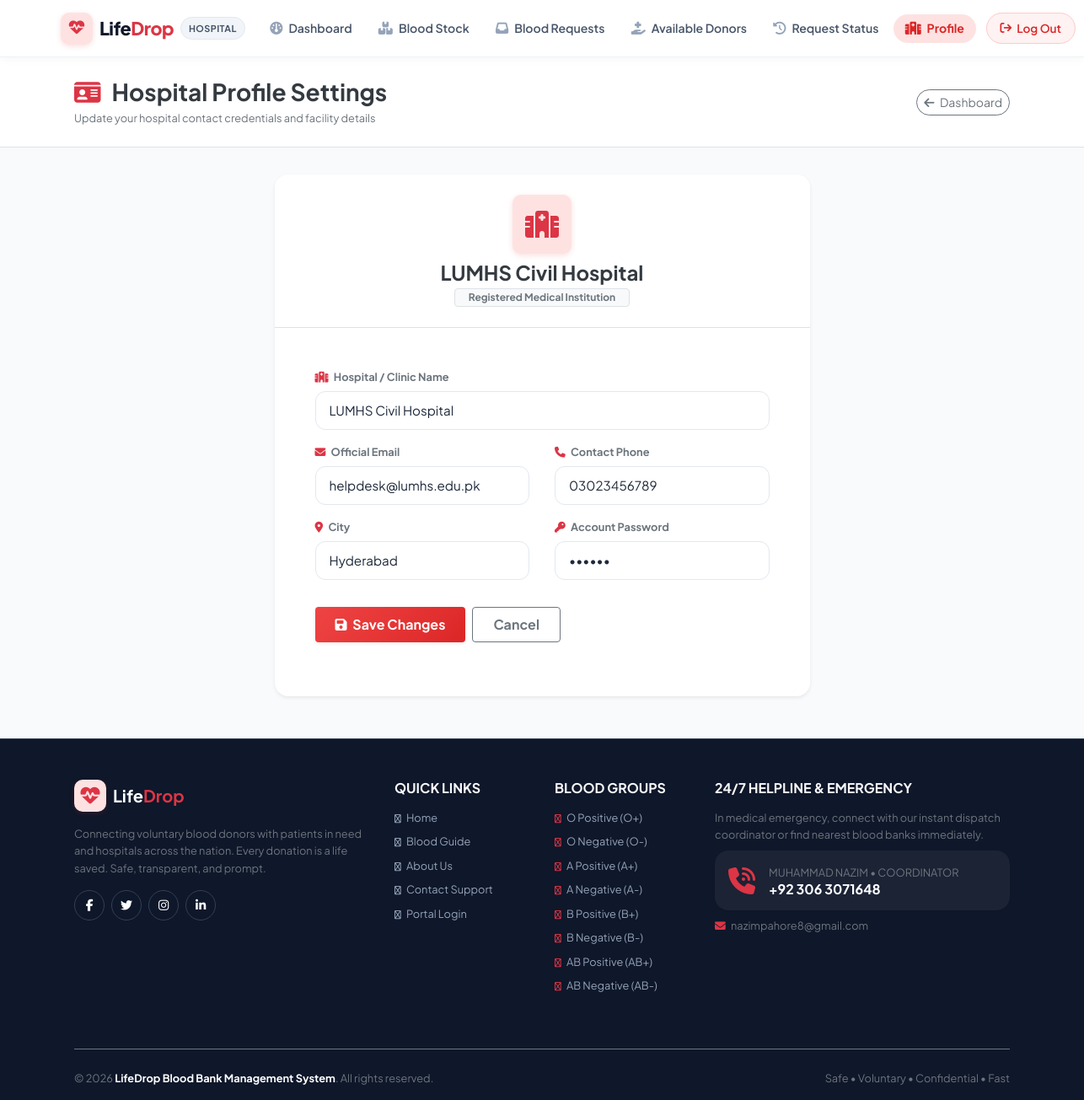
The app's page /hprofile.php (signed in) with its own data.
### tables this page shows
CREATE TABLE `hospitals` (
  `id` int(11) NOT NULL,
  `hname` varchar(100) NOT NULL,
  `hemail` varchar(100) NOT NULL,
  `hpassword` varchar(100) NOT NULL,
  `hphone` varchar(100) NOT NULL,
  `hcity` varchar(100) NOT NULL
);

### hprofile.php (the view, shortened to what this page needs)
<?php
require 'file/connection.php';
if(!isset($_SESSION['hid'])) {
    header('location:login.php');
    exit();
} else {
    $id = $_SESSION['hid'];
    $sql = "SELECT * FROM hospitals WHERE id='$id'";
    $result = mysqli_query($conn, $sql);
    $row = mysqli_fetch_array($result);
    require 'head.php';
?>
<body>
    <?php require 'header.php'; ?>
    <div class="bg-white border-bottom py-4 mb-4">
        <div class="container d-flex flex-wrap align-items-center justify-content-between">
            <div>
                <h3 class="font-weight-bold text-dark mb-1">
                    <i class="fa-solid fa-id-card text-danger mr-2"></i> Hospital Profile Settings
                </h3>
                <p class="text-muted small mb-0">Update your hospital contact credentials and facility details</p>
            </div>
            <a href="hospitalpage.html" class="btn btn-outline-secondary btn-sm rounded-pill mt-2 mt-sm-0">
                <i class="fa-solid fa-arrow-left mr-1"></i> Dashboard
            </a>
        </div>
    </div>
    <div class="container cont pt-2">
        <div class="row justify-content-center">
            <div class="col-lg-7 col-md-9">
                <div class="card shadow-sm border-0">
                    <div class="card-header bg-white border-bottom py-4 text-center">
                        <div class="brand-icon-wrapper mx-auto mb-2" style="width: 70px; height: 70px; font-size: 2rem; background: #fee2e2;">
                            <i class="fa-solid fa-hospital text-danger"></i>
                        </div>
                        <h4 class="font-weight-bold text-dark mb-1"><?php echo htmlspecialchars($row['hname']); ?></h4>
                        <span class="badge badge-light border text-muted px-3 py-1">Registered Medical Institution</span>
                    </div>
                    <div class="card-body p-4 p-md-5">
                        <form action="file/updateprofile.php" method="post">
                            <div class="form-group mb-3">
                                <label for="hname" class="small text-muted font-weight-bold">
                                    <i class="fa-solid fa-hospital mr-1 text-danger"></i> Hospital / Clinic Name
                                </label>
                                <input type="text" id="hname" name="hname" value="<?php echo htmlspecialchars($row['hname']); ?>" class="form-control" required>
                            </div>
                            <div class="row">
                                <div class="col-md-6 form-group mb-3">
                                    <label for="hemail" class="small text-muted font-weight-bold">
                                        <i class="fa-solid fa-envelope mr-1 text-danger"></i> Official Email
                                    </label>
                                    <input type="email" id="hemail" name="hemail" value="<?php echo htmlspecialchars($row['hemail']); ?>" class="form-control" required>
                                </div>
                                <div class="col-md-6 form-group mb-3">
                                    <label for="hphone" class="small text-muted font-weight-bold">
                                        <i class="fa-solid fa-phone mr-1 text-danger"></i> Contact Phone
                                    </label>
                                    <input type="text" id="hphone" name="hphone" value="<?php echo htmlspecialchars($row['hphone']); ?>" class="form-control" required>
                                </div>
                            </div>
                            <div class="row">
                                <div class="col-md-6 form-group mb-4">
                                    <label for="hcity" class="small text-muted font-weight-bold">
                                        <i class="fa-solid fa-location-dot mr-1 text-danger"></i> City
                                    </label>
                                    <input type="text" id="hcity" name="hcity" value="<?php echo htmlspecialchars($row['hcity']); ?>" class="form-control" required>
                                </div>
                                <div class="col-md-6 form-group mb-4">
                                    <label for="hpassword" class="small text-muted font-weight-bold">
                                        <i class="fa-solid fa-key mr-1 text-danger"></i> Account Password
                                    </label>
                                    <input type="password" id="hpassword" name="hpassword" value="<?php echo htmlspecialchars($row['hpassword']); ?>" class="form-control" required>
                                </div>
                            </div>
                            <div class="d-flex flex-wrap gap-2 pt-2">
                                <button type="submit" name="update" class="btn btn-primary px-4 py-2 font-weight-bold mr-2 shadow-sm">
                                    <i class="fa-solid fa-floppy-disk mr-1"></i> Save Changes
                                </button>
                                <a href="hospitalpage.html" class="btn btn-outline-secondary px-4 py-2 font-weight-bold">
                                    Cancel
                                </a>
                            </div>
                        </form>
                    </div>
                </div>
            </div>
        </div>
    </div>
    <?php require 'footer.php'; ?>
</body>
</html>
<?php } ?>

### css/style.css (style rules this page uses)
*, *::before, *::after { box-sizing: border-box; }
html, body { height: 100%; }
body { font-family: 'Plus Jakarta Sans', -apple-system, BlinkMacSystemFont, "Segoe UI", Roboto, sans-serif; background-color: var(--bg-main); color: var(--text-main); line-height: 1.6; display: flex; flex-direction: column; min-height: 100vh; -webkit-font-smoothing: antialiased; }
a { color: var(--primary); text-decoration: none; transition: var(--transition); }
.cont { flex: 1 0 auto; padding-top: 35px; padding-bottom: 50px; width: 100%; }
.brand-icon-wrapper { display: inline-flex; align-items: center; justify-content: center; width: 38px; height: 38px; border-radius: 10px; background: #fee2e2; font-size: 1.15rem; box-shadow: 0 2px 6px rgba(220, 38, 38, 0.15); }
.btn-primary { background: linear-gradient(135deg, #ef4444 0%, #dc2626 100%); border: none; box-shadow: 0 4px 12px rgba(220, 38, 38, 0.25); color: #fff; }
.card { background: var(--surface); border: 1px solid var(--border-color); border-radius: var(--border-radius-lg); box-shadow: var(--shadow-sm); transition: var(--transition); overflow: hidden; }
.card-header { background-color: #ffffff; border-bottom: 1px solid var(--border-color); padding: 1.15rem 1.5rem; font-weight: 700; color: var(--secondary); }
.card-body { padding: 1.5rem; }
.form-control { height: 46px; border-radius: var(--border-radius-md); border: 1.5px solid var(--border-color); font-size: 0.95rem; padding: 0.6rem 1rem; color: var(--text-main); transition: var(--transition); }
label { font-weight: 600; font-size: 0.88rem; color: var(--secondary-light); margin-bottom: 0.4rem; }

### records on screen
hospitals: hname "LUMHS Civil Hospital", hemail "helpdesk@lumhs.edu.pk", hphone "03023456789", hcity "Hyderabad"
